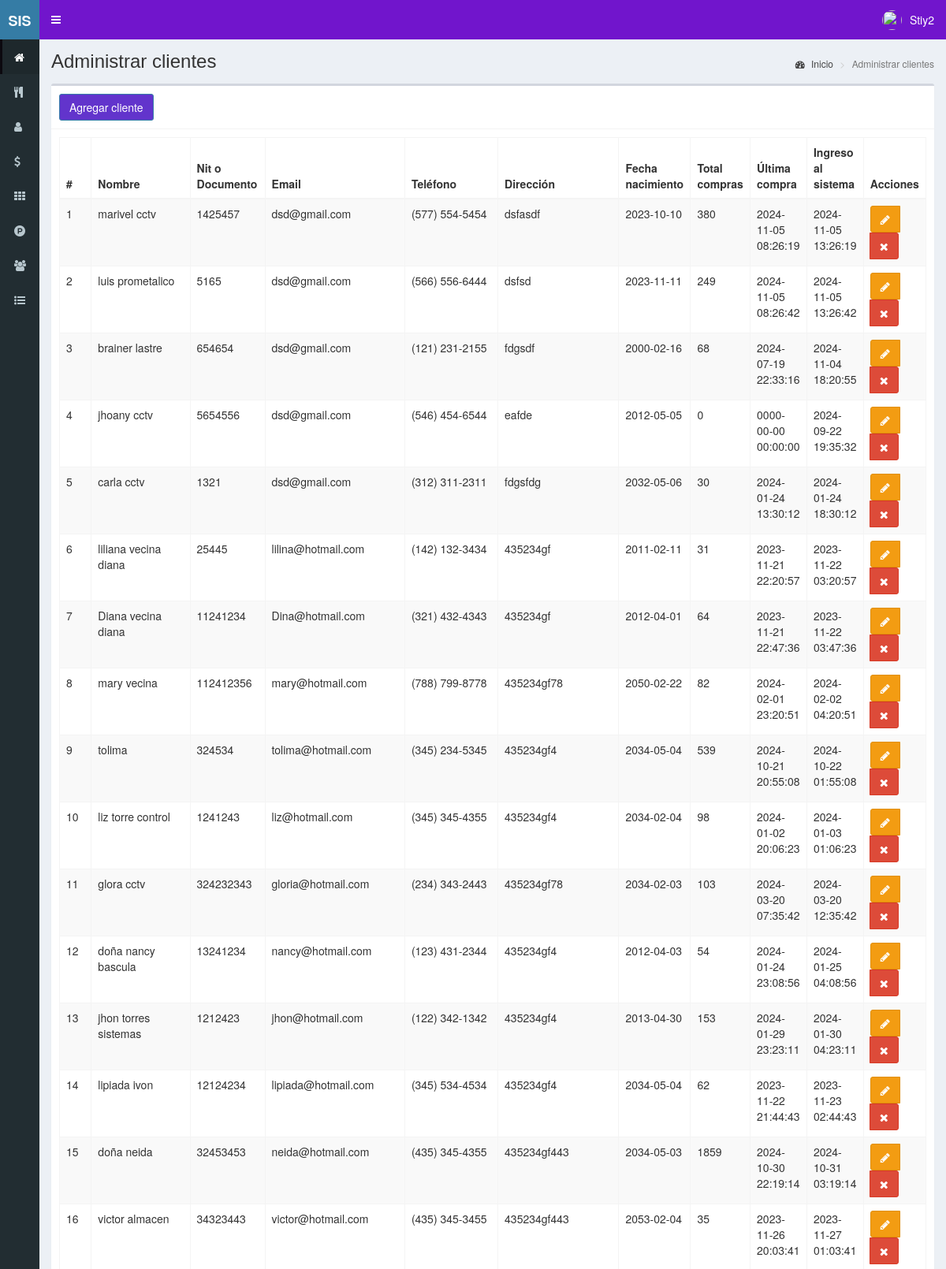
Screenshot of /clientes (signed in, upper part) with the database file from the repository.
### tables this page shows
CREATE TABLE `clientes` (
  `id` int(11) NOT NULL,
  `nombre` text NOT NULL,
  `documento` int(11) NOT NULL,
  `email` text NOT NULL,
  `telefono` text NOT NULL,
  `direccion` text NOT NULL,
  `fecha_nacimiento` date NOT NULL,
  `compras` int(11) NOT NULL,
  `ultima_compra` datetime NOT NULL,
  `fecha` timestamp NOT NULL DEFAULT current_timestamp() ON UPDATE current_timestamp()
);

### controladores/plantilla.controlador.php (called while the page is built)
<?php
class ControladorPlantilla{
	static public function ctrPlantilla(){
		include "vistas/plantilla.php";
	}
}

### index.php (called while the page is built, shortened)
<?php
require_once "controladores/plantilla.controlador.php";
require_once "controladores/usuarios.controlador.php";
require_once "controladores/clientes.controlador.php";
require_once "controladores/ventas.controlador.php";
require_once "modelos/clientes.modelo.php";
$plantilla = new ControladorPlantilla();
$plantilla->ctrPlantilla();

### controladores/clientes.controlador.php (called while the page is built, shortened)
<?php
class ControladorClientes{
	static public function ctrMostrarClientes($item, $valor){
		$tabla = "clientes";
		$respuesta = ModeloClientes::mdlMostrarClientes($tabla, $item, $valor);
		return $respuesta;
	}
}

### modelos/conexion.php (called while the page is built)
<?php
class Conexion{
	static public function conectar(){
		$link = new PDO("mysql:host=localhost;dbname=sis_restaurant",
			            "root",
			            "");
		$link->exec("set names utf8");
		return $link;
	}
}

### modelos/clientes.modelo.php (called while the page is built, shortened)
<?php
require_once "conexion.php";
class ModeloClientes{
	static public function mdlMostrarClientes($tabla, $item, $valor){
		if($item != null){
			$stmt = Conexion::conectar()->prepare("SELECT * FROM $tabla WHERE $item = :$item");
			$stmt -> bindParam(":".$item, $valor, PDO::PARAM_STR);
			$stmt -> execute();
			return $stmt -> fetch();
		}else{
			$stmt = Conexion::conectar()->prepare("SELECT * FROM $tabla");
			$stmt -> execute();
			return $stmt -> fetchAll();
		}
	}
}

### vistas/modulos/clientes.php (the view, shortened to what this page needs)
<div class="content-wrapper">
  <section class="content-header">
    <h1>
      Administrar clientes
    </h1>
    <ol class="breadcrumb">
      <li><a href="inicio"><i class="fa fa-dashboard"></i> Inicio</a></li>
      <li class="active">Administrar clientes</li>
    </ol>
  </section>
  <section class="content">
    <div class="box">
      <div class="box-header with-border">
        <button class="btn btn-primary" data-toggle="modal" data-target="#modalAgregarCliente">
          Agregar cliente
        </button>
      </div>
      <div class="box-body">
       <table class="table table-bordered table-striped dt-responsive tablas" width="100%">
        <thead>
         <tr>
           <th style="width:10px">#</th>
           <th>Nombre</th>
           <th>Nit o Documento</th>
           <th>Email</th>
           <th>Teléfono</th>
           <th>Dirección</th>
           <th>Fecha nacimiento</th>
           <th>Total compras</th>
           <th>Última compra</th>
           <th>Ingreso al sistema</th>
           <th>Acciones</th>
         </tr>
        </thead>
        <tbody>
        <?php
          $item = null;
          $valor = null;
          $clientes = ControladorClientes::ctrMostrarClientes($item, $valor);
          foreach ($clientes as $key => $value) {
            echo '<tr>
                    <td>'.($key+1).'</td>
                    <td>'.$value["nombre"].'</td>
                    <td>'.$value["documento"].'</td>
                    <td>'.$value["email"].'</td>
                    <td>'.$value["telefono"].'</td>
                    <td>'.$value["direccion"].'</td>
                    <td>'.$value["fecha_nacimiento"].'</td>
                    <td>'.$value["compras"].'</td>
                    <td>'.$value["ultima_compra"].'</td>
                    <td>'.$value["fecha"].'</td>
                    <td>
                      <div class="btn-group">
                        <button class="btn btn-warning btnEditarCliente" data-toggle="modal" data-target="#modalEditarCliente" idCliente="'.$value["id"].'"><i class="fa fa-pencil"></i></button>';
                      if($_SESSION["perfil"] == "Administrador"){
                          echo '<button class="btn btn-danger btnEliminarCliente" idCliente="'.$value["id"].'"><i class="fa fa-times"></i></button>';
                      }
                      echo '</div>
                    </td>
                  </tr>';
            }
        ?>
        </tbody>
       </table>
      </div>
    </div>
  </section>
</div>

### rows the page displays
clientes: nombre "marivel cctv", documento "1425457", email "dsd@gmail.com", telefono "(577) 554-5454", direccion "dsfasdf", fecha_nacimiento "2023-10-10", compras "380", ultima_compra "2024-11-05 08:26:19", fecha "2024-11-05 13:26:19"
clientes: nombre "luis prometalico", documento "5165", email "dsd@gmail.com", telefono "(566) 556-6444", direccion "dsfsd", fecha_nacimiento "2023-11-11", compras "249", ultima_compra "2024-11-05 08:26:42", fecha "2024-11-05 13:26:42"
clientes: nombre "brainer lastre", documento "654654", email "dsd@gmail.com", telefono "(121) 231-2155", direccion "fdgsdf", fecha_nacimiento "2000-02-16", compras "68", ultima_compra "2024-07-19 22:33:16", fecha "2024-11-04 18:20:55"
clientes: nombre "jhoany cctv", documento "5654556", email "dsd@gmail.com", telefono "(546) 454-6544", direccion "eafde", fecha_nacimiento "2012-05-05", compras "0", ultima_compra "0000-00-00 00:00:00", fecha "2024-09-22 19:35:32"
clientes: nombre "carla cctv", documento "1321", email "dsd@gmail.com", telefono "(312) 311-2311", direccion "fdgsfdg", fecha_nacimiento "2032-05-06", compras "30", ultima_compra "2024-01-24 13:30:12", fecha "2024-01-24 18:30:12"
clientes: nombre "liliana vecina diana", documento "25445", email "lilina@hotmail.com", telefono "(142) 132-3434", direccion "435234gf", fecha_nacimiento "2011-02-11", compras "31", ultima_compra "2023-11-21 22:20:57", fecha "2023-11-22 03:20:57"
clientes: nombre "Diana vecina diana", documento "11241234", email "Dina@hotmail.com", telefono "(321) 432-4343", direccion "435234gf", fecha_nacimiento "2012-04-01", compras "64", ultima_compra "2023-11-21 22:47:36", fecha "2023-11-22 03:47:36"
clientes: nombre "mary vecina", documento "112412356", email "mary@hotmail.com", telefono "(788) 799-8778", direccion "435234gf78", fecha_nacimiento "2050-02-22", compras "82", ultima_compra "2024-02-01 23:20:51", fecha "2024-02-02 04:20:51"
clientes: nombre "tolima", documento "324534", email "tolima@hotmail.com", telefono "(345) 234-5345", direccion "435234gf4", fecha_nacimiento "2034-05-04", compras "539", ultima_compra "2024-10-21 20:55:08", fecha "2024-10-22 01:55:08"
clientes: nombre "liz torre control", documento "1241243", email "liz@hotmail.com", telefono "(345) 345-4355", direccion "435234gf4", fecha_nacimiento "2034-02-04", compras "98", ultima_compra "2024-01-02 20:06:23", fecha "2024-01-03 01:06:23"
clientes: nombre "glora cctv", documento "324232343", email "gloria@hotmail.com", telefono "(234) 343-2443", direccion "435234gf78", fecha_nacimiento "2034-02-03", compras "103", ultima_compra "2024-03-20 07:35:42", fecha "2024-03-20 12:35:42"
clientes: nombre "doña nancy bascula", documento "13241234", email "nancy@hotmail.com", telefono "(123) 431-2344", direccion "435234gf4", fecha_nacimiento "2012-04-03", compras "54", ultima_compra "2024-01-24 23:08:56", fecha "2024-01-25 04:08:56"
clientes: nombre "jhon torres sistemas", documento "1212423", email "jhon@hotmail.com", telefono "(122) 342-1342", direccion "435234gf4", fecha_nacimiento "2013-04-30", compras "153", ultima_compra "2024-01-29 23:23:11", fecha "2024-01-30 04:23:11"
clientes: nombre "lipiada ivon", documento "12124234", email "lipiada@hotmail.com", telefono "(345) 534-4534", direccion "435234gf4", fecha_nacimiento "2034-05-04", compras "62", ultima_compra "2023-11-22 21:44:43", fecha "2023-11-23 02:44:43"
clientes: nombre "doña neida", documento "32453453", email "neida@hotmail.com", telefono "(435) 345-4355", direccion "435234gf443", fecha_nacimiento "2034-05-03", compras "1859", ultima_compra "2024-10-30 22:19:14", fecha "2024-10-31 03:19:14"
clientes: nombre "victor almacen", documento "34323443", email "victor@hotmail.com", telefono "(435) 345-3455", direccion "435234gf443", fecha_nacimiento "2053-02-04", compras "35", ultima_compra "2023-11-26 20:03:41", fecha "2023-11-27 01:03:41"

### other values shown
$_SESSION["nombre"] "Stiy2"
